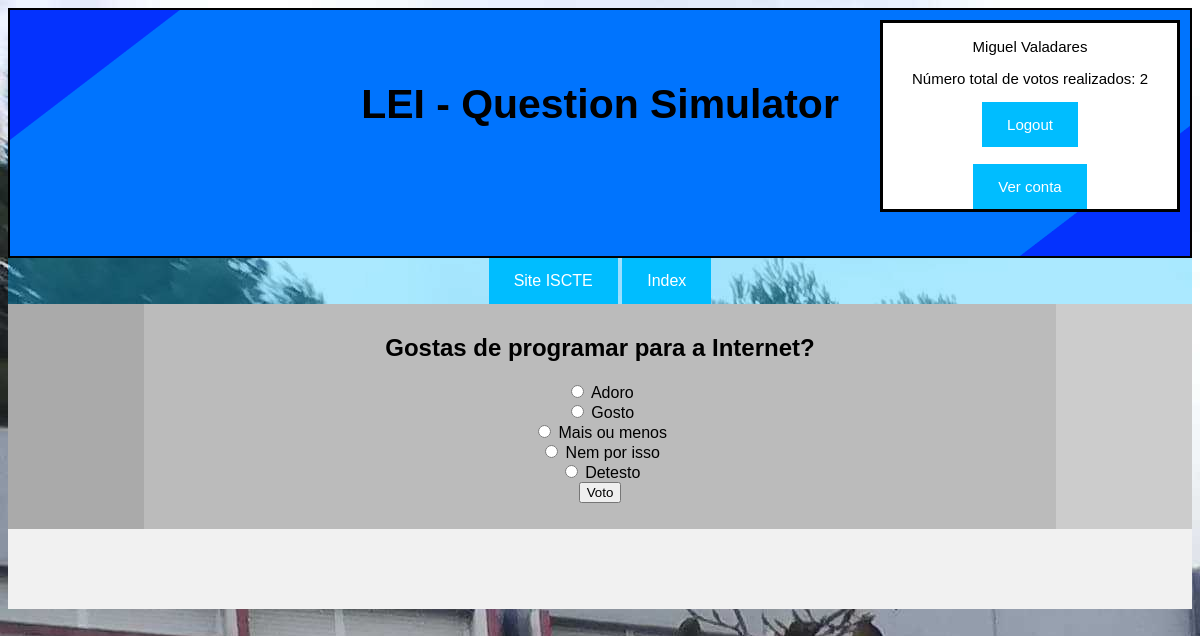
The app's page /votacao/2 (signed in) with its own data.
### votacao/models.py (models this page shows, shortened)
class Aluno(models.Model):
    user=models.OneToOneField(User,on_delete=models.CASCADE)
    curso=models.CharField(max_length=100)
    votos = models.IntegerField(default=0)
    foto_perfil = models.CharField(max_length=100, default="")

class Questao(models.Model):
    questao_texto = models.CharField(max_length=200)
    pub_data = models.DateTimeField('data de publicacao')

class Opcao(models.Model):
    questao = models.ForeignKey(Questao, on_delete=models.CASCADE)
    opcao_texto = models.CharField(max_length=200)
    votos = models.IntegerField(default=0)

### votacao/views.py (the view)
# urls.py: path('<int:questao_id>', views.detalhe, name='detalhe'),
def detalhe(request, questao_id):
    questao = get_object_or_404(Questao, pk=questao_id)
    return render(request, 'votacao/detalhe.html',{'questao': questao})

### votacao/templates/votacao/detalhe.html (shortened to what this page needs)
{% extends "votacao/index.html" %}
{% block nav %}
    <a class="butao" href="https://www.iscte-iul.pt/">Site ISCTE</a>
    <a class="butao" href="{% url 'votacao:index' %}">Index</a>
{% endblock %}
{% block conteudo %}
<h1>{{ questao.questao_texto }}</h1>
{% endblock %}
{% block opcoes_e_controlos %}
{% if request.user.is_authenticated %}
    <form action="{% url 'votacao:voto' questao.id %}" method="post">
        {% for opcao in questao.opcao_set.all %}
        <input type="radio" name="opcao" id="opcao{{ forloop.counter }}" value="{{ opcao.id }}" />
        <label for="opcao{{ forloop.counter }}">
            {{ opcao.opcao_texto }}
        </label>
        <br />
        {% endfor %}
        <input type="submit" name="action" value="Voto" />
    </form>
{% endif %}
{% endblock %}

### votacao/templates/votacao/index.html (shortened to what this page needs)
{% load static %}
<link rel="stylesheet" type="text/css"
      href="{% static 'votacao/style.css' %}"/>
<div class="grid-container">
    <header>
        <h3>LEI - Question Simulator</h3>
        <article class="login">
            {% if request.user.is_authenticated %}
            <p>{{request.user.username}}</p>
            {% if not request.user.is_superuser %}
            <p>Número total de votos realizados: {{request.user.aluno.votos}}</p>
            {% endif %}
            <a class="butao" href="{% url 'votacao:logout_view' %}">Logout</a>
            <br><br>
            <a class="butao" href="{% url 'votacao:user_view' %}">Ver conta</a>
            {% else %}
            <p>Utilizador Anónimo</p>
            <a class="butao" href="{% url 'votacao:logar' %}">Login</a>
            {% endif %}
        </article>
    </header>
    <nav>
        {% block nav %}{% endblock %}
    </nav>
    <section class="left" style="background-color:#aaa;"></section>
    <section class="middle" style="background-color:#bbb;">
        {% block conteudo %}{% endblock %}
        {% block opcoes_e_controlos %}{% endblock %}
    </section>
    <section class="right" style="background-color:#ccc;"></section>
    <footer>
    </footer>
</div>

### votacao/static/votacao/style.css (style rules this page uses)
* { box-sizing: border-box; }
header { grid-area: header; background-color: #f1f1f1; padding: 30px; text-align: center; font-size: 35px; border: 2px solid black; background-image: url("../images/header-background.png"); background-size: 100% 100%; background-repeat: no-repeat; height: 250px; }
nav { grid-area: nav; text-align: center; background-color: rgba(0, 189, 255, 0.33); }
.grid-container { display: grid; grid-template-areas: 'header header header header header header' 'nav nav nav nav nav nav' 'left middle middle middle middle right' 'footer footer footer footer footer footer'; }
section { padding: 10px; }
section.left { grid-area: left; }
section.middle { text-align: center; grid-area: middle; }
section.right { grid-area: right; }
footer { grid-area: footer; background-color: #f1f1f1; padding: 40px; text-align: center; }
article.login { background-color: rgb(255, 255, 255); position: absolute; top: 20px; right: 20px; width: 300px; border-style: solid; font-size: 15px; }
a.butao:link, a:visited { background-color: rgb(0, 189, 255); color: white; padding: 14px 25px; text-align: center; text-decoration: none; display: inline-block; }

### records on screen
Questao: questao_texto "Gostas de programar para a Internet?"
Opcao: opcao_texto "Adoro"
Opcao: opcao_texto "Gosto"
Opcao: opcao_texto "Mais ou menos"
Opcao: opcao_texto "Nem por isso"
Opcao: opcao_texto "Detesto"

### other values on screen
{{ request.user.username }} "Miguel Valadares"
{{ request.user.aluno.votos }} "2"
